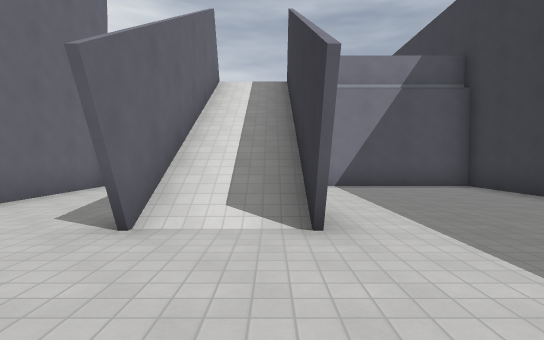
view 1 (above)

19 first-person views from a walk through a 3-D level made in the Godot game engine. The camera is 1.4 m above the floor, tilts 2° down and sees 80° across. The floor is counted in squares, 2 m on a side. Each view is taken from the middle of a square. On the plan, view 1 faces up. The plan holds only what a view shows up to about 10 squares ahead; the rest is blank. The place goes on beyond the plan. Surface patterns are stand-ins for the level's own textures.

view 2
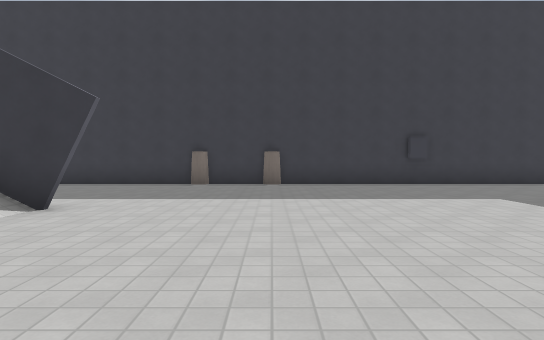

view 3
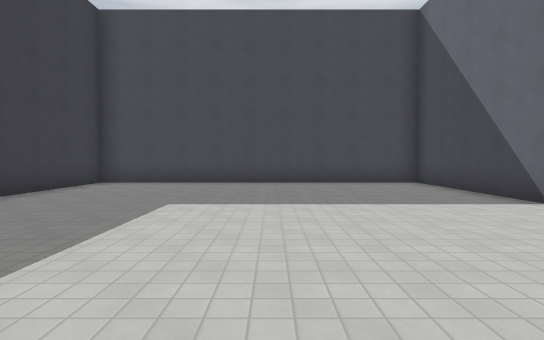

view 4
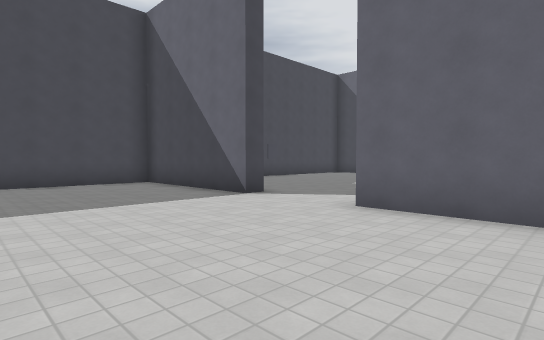

view 5
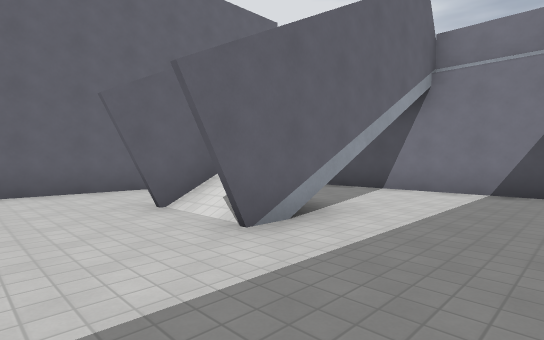

view 6
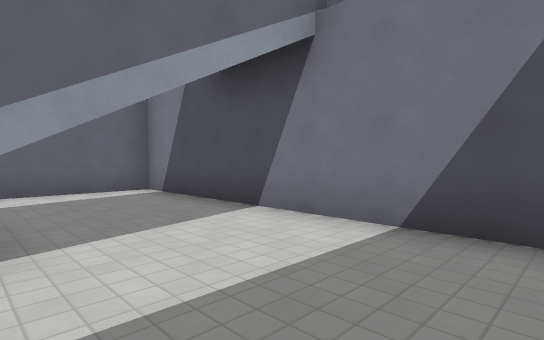

view 7
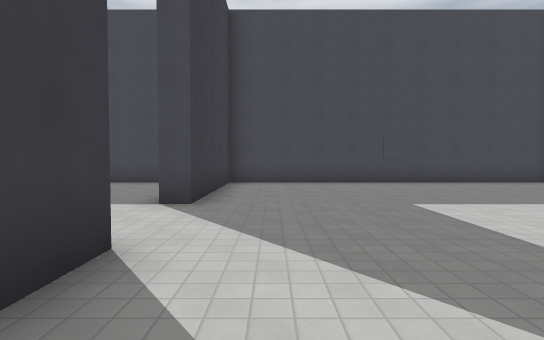

view 8
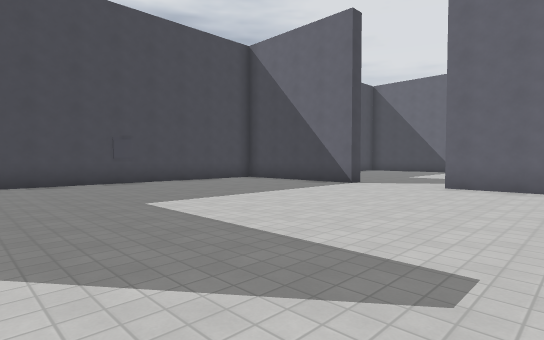

view 9
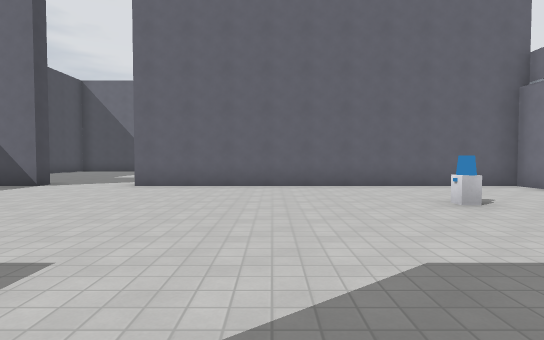

view 10
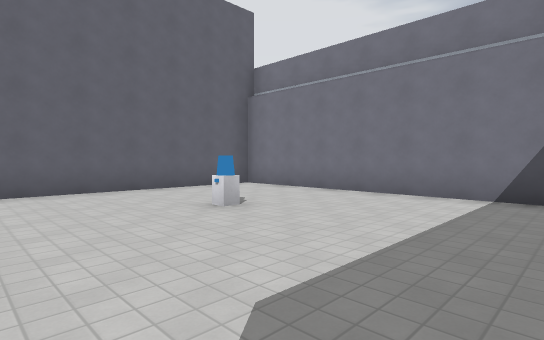

view 11
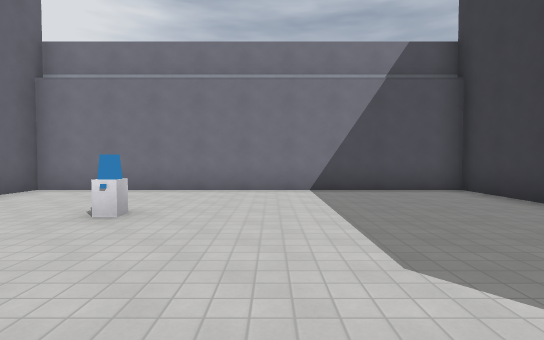

view 12
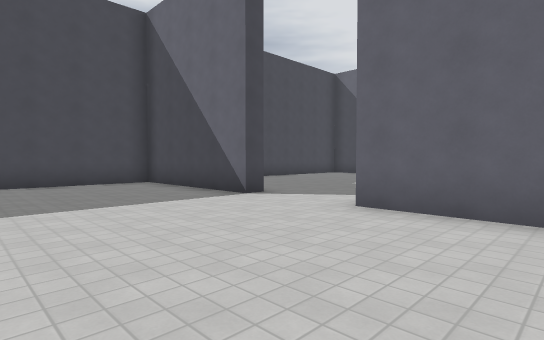

view 13
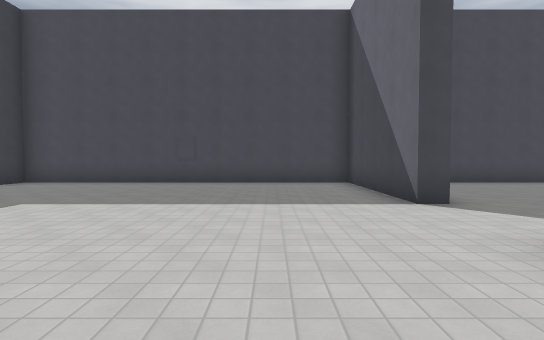

view 14
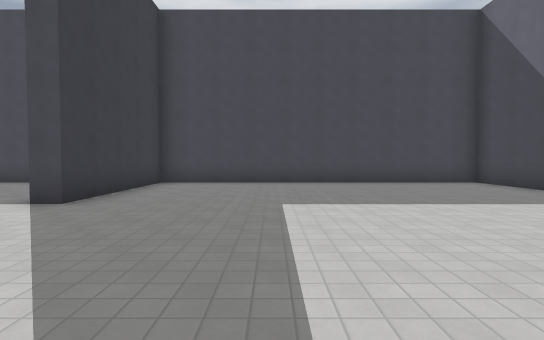

view 15
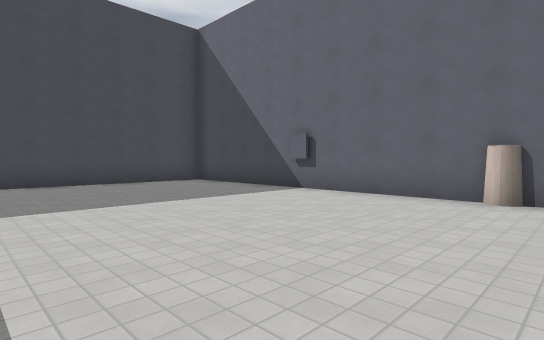

view 16
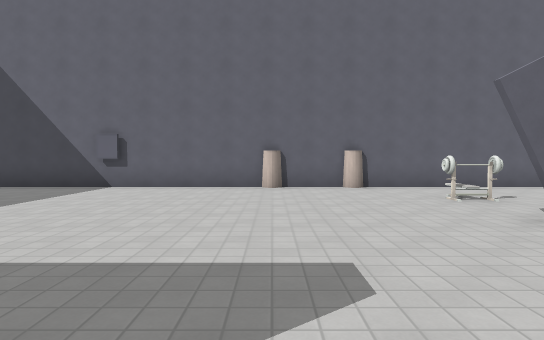

view 17
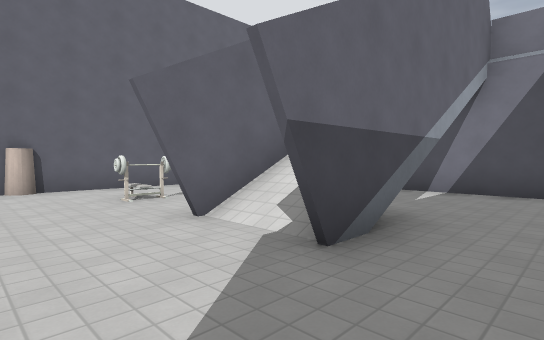

view 18
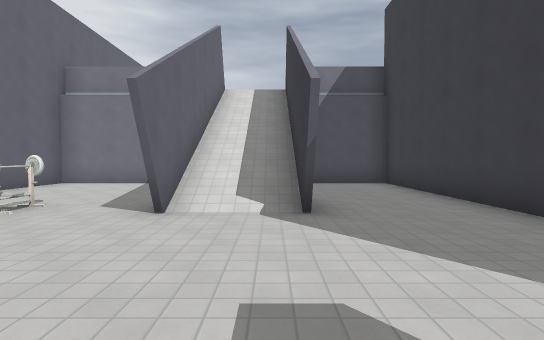

view 19
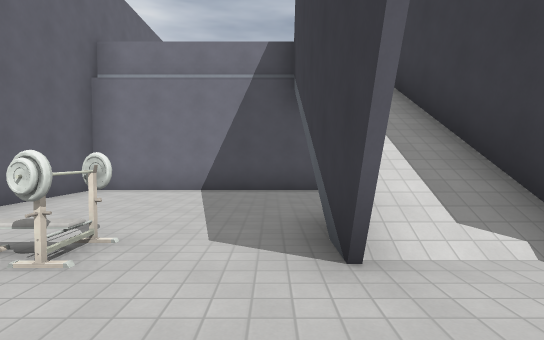

### Floor plan
Ten units are one square. View 1 is at (0, 0); x grows to the right and y downward. Boxes are objects, and circles mark ways between rooms. Rooms are numbered by the first view taken in them; rooms with no view inside come last. Other rooms are left out.
<svg viewBox="-250 -88 310 178">
<path fill="none" stroke="#000" d="M5 -55 5 -26M-48 40 -43 40 -43 85 50 85 50 -83 -43 -83 -43 15M-48 15 -48 4M-147 40 -143 40 -143 85 -48 85 -48 40M-48 -60 -48 -83 -143 -83 -143 15M-195 -26 -195 -54M-147 -28 -147 -83 -240 -83 -240 85 -147 85 -147 40M-175 -55 -175 -26"/>
<rect x="45" y="-5" width="10" height="10" fill="#bbb"><title>other object</title></rect>
<rect x="45" y="-25" width="10" height="10" fill="#bbb"><title>other object</title></rect>
<rect x="-115" y="-55" width="10" height="10" fill="#bbb"><title>other object</title></rect>
<rect x="-245" y="-5" width="10" height="10" fill="#bbb"><title>other object</title></rect>
<rect x="-245" y="-25" width="10" height="10" fill="#bbb"><title>other object</title></rect>
<rect x="-225" y="-45" width="10" height="20" fill="#bbb"><title>rack</title></rect>
<circle cx="-50" cy="30" r="3" fill="#2a7"/>
<circle cx="-140" cy="30" r="3" fill="#2a7"/>
<text x="0" y="0">1</text>
<text x="-100" y="0">2</text>
<text x="-200" y="0">3</text>
</svg>
Room 1 opens to room 2. Room 2 opens to room 3.

Where each view was taken, in squares from view 1:
view 1: 0 up, 0 right, facing up
view 2: 0 up, 4 left, facing right
view 3: 1 up, 0 right, facing down
view 4: 1 up, 0 right, facing down-left
view 5: 1 up, 3 right, facing up-left
view 6: 5 up, 3 right, facing up-left
view 7: 1 up, 6 left, facing down
view 8: 1 up, 6 left, facing down-left
view 9: 2 up, 6 left, facing left
view 10: 2 up, 7 left, facing up-left
view 11: 1 up, 9 left, facing up
view 12: 1 up, 10 left, facing down-left
view 13: 1 up, 12 left, facing down
view 14: 1 up, 18 left, facing down
view 15: 1 up, 18 left, facing down-left
view 16: 0 up, 16 left, facing left
view 17: 1 up, 16 left, facing up-left
view 18: 1 down, 18 left, facing up
view 19: 1 up, 20 left, facing up
